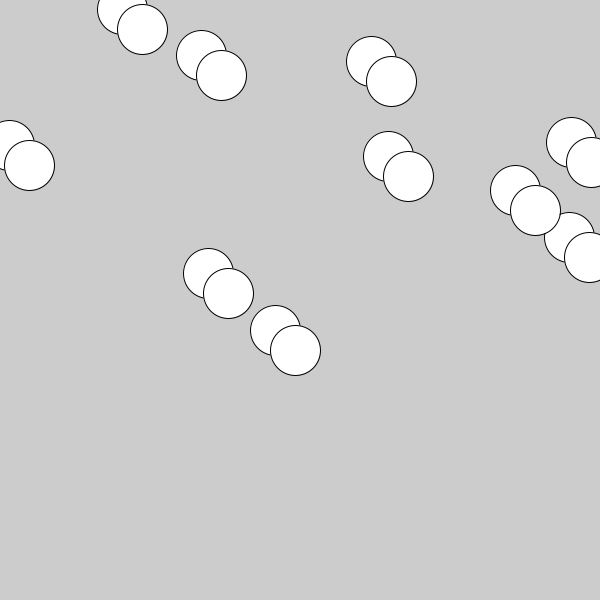
Frame 1 (no input)
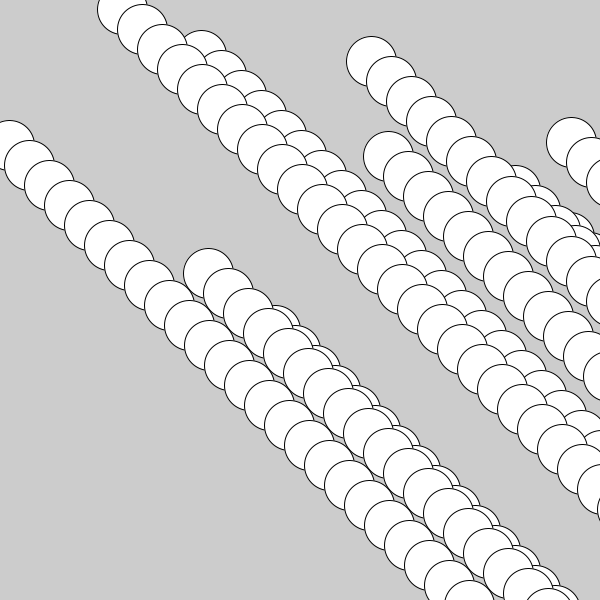
Frame 60 (the mouse pressed at the canvas centre just before this capture)
Frame 120 (the mouse held since frame 60 and released just before this capture): identical to frame 60, image omitted

The Processing sketch that drew these frames (run headless with seeded random() and noise(); from frame 60 on, the mouse is pressed at the canvas centre):

// Processing sketch: Task4
// ── Task4.pde
Circle[] circles = new Circle[10];

void setup() {
  size(600, 600);
  //  Circle test1 = new Circle(200,300);
  //  test1.display();

  for (int i=0; i<circles.length; i++) {
    circles[i] = new Circle((int)(random(601)), (int)(random(601)));
    circles[i].display();
  }
}

void draw() {
  for (Circle a : circles) {
    a.move(20, 20);
  }
}

// ── Circle.pde
class Circle {
  int xPosition;
  int yPosition;

  Circle(int tempXPosition, int tempYPosition) {
    xPosition = tempXPosition;
    yPosition = tempYPosition;
  }

  void display() {
    ellipse(xPosition, yPosition, 50, 50);
  }

  void move (int moveX, int moveY) {
    xPosition+=moveX;
    yPosition+=moveY;
    ellipse(xPosition, yPosition, 50, 50);
  }
}
